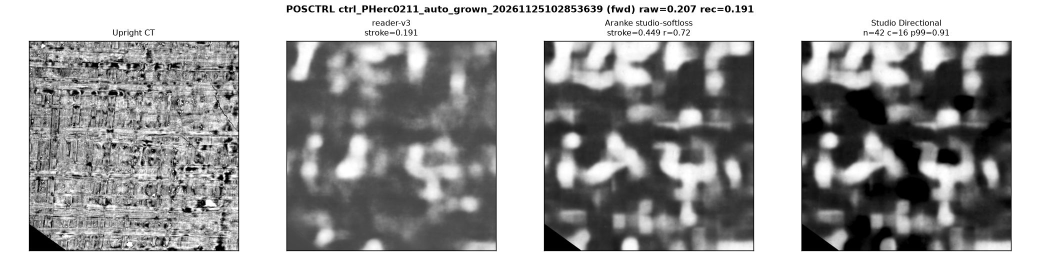
#> input picture assets/posctrl_PHerc0211.jpg, 2080 x 520 px (shown at 1/2 size)
$ python -i rerank_panels_strokes.py   (imports and definitions only)
#> lines starting #> are read from the running program, lines starting #| are printed output that depends on the picture; after the words box and inside, x2 and y2 are one past the last pixel; in counts of white or black regions, pixels touching at a corner belong together
"""Re-rank saved First-Letters panel PNGs by thin-stroke Greek-letter morphology (rejecting broad blobs)."""
from __future__ import annotations

import argparse
import json
import pathlib

import matplotlib
# [1 line not run here, left out]
import matplotlib.pyplot as plt
import numpy as np
from PIL import Image
from scipy.ndimage import gaussian_filter, label


def score_panel_png(p: pathlib.Path) -> tuple[float, dict]:
#> called with p = '../assets/posctrl_PHerc0211.jpg'
    im = np.asarray(Image.open(p).convert("L"), dtype=np.float32) / 255.0
    H, W = im.shape
#> H = 520; W = 2080
    y0, y1 = int(H * 0.14), int(H * 0.92)
#> y0 = 72; y1 = 478
    sub_dir = im[y0:y1, int(W * 0.815) : int(W * 0.985)]
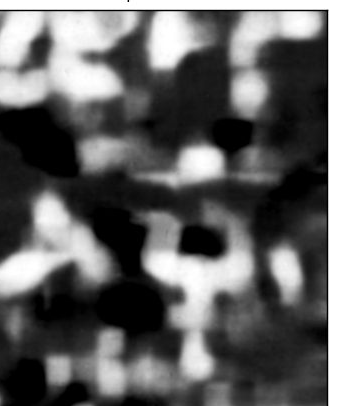
#> sub_dir: shape (406, 353) float32; min 0, max 1, mean 0.402
    valid = sub_dir > 0.03
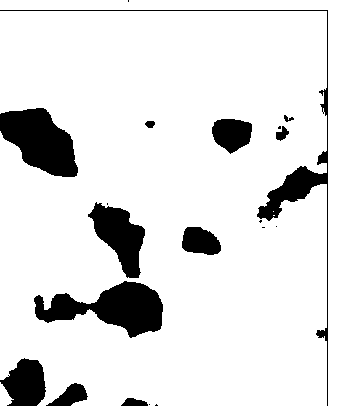
#> valid: shape (406, 353) bool; 88.6% white; 20 black regions (8 under 20 px), largest, box (x1, y1, x2, y2) and area: (34, 281, 163, 338) 3804, (0, 108, 78, 177) 3467, (0, 10, 328, 406) 2495
    if valid.mean() < 0.35:
        return 0.0, {}

    # Band-pass DoG matched to crisp Greek stroke width (~0.2-0.7mm -> 2-9px on ~460px panel crop)
    dog = np.clip(gaussian_filter(sub_dir, 1.8) - gaussian_filter(sub_dir, 9.0), 0.0, 1.0)
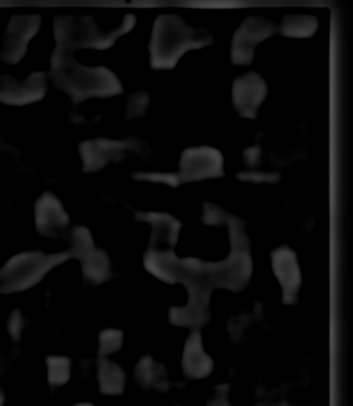
#> dog: shape (406, 353) float32; min 0, max 0.309, mean 0.0381
    # Threshold DoG directly (not raw brightness!) so broad blobs vanish and crisp strokes pop!
    bw = (dog > 0.055) & valid
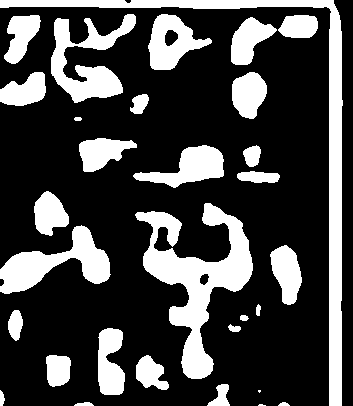
#> bw: shape (406, 353) bool; 27% white; 31 white regions (2 under 20 px), largest, box (x1, y1, x2, y2) and area: (0, 0, 343, 406) 7644, (135, 203, 253, 379) 7252, (51, 14, 136, 103) 3249
    lbl, ncomp = label(bw)
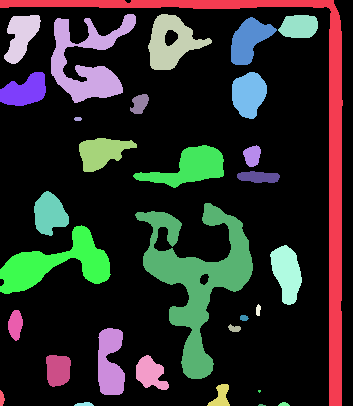
#> lbl: shape (406, 353) int32; 32 distinct labels, from 0 to 31; one colour per label, 0 black
#> ncomp = 31
    sizes = np.bincount(lbl.ravel())[1:] if ncomp > 0 else np.array([], dtype=np.int64)
#> sizes = 31 values, max 7644 at index 0, min 7 at index 27, mean 1248.5
    # Crisp letter-stroke components on ~460x460 crop: ~25..1400 px
    stroke_comps = int(((sizes >= 25) & (sizes <= 1400)).sum())
#> stroke_comps = 23
    # Raw giant-blob fraction (broad delamination glow penalty)
    raw_bw = (sub_dir > max(0.35, float(np.percentile(sub_dir[valid], 88)))) & valid
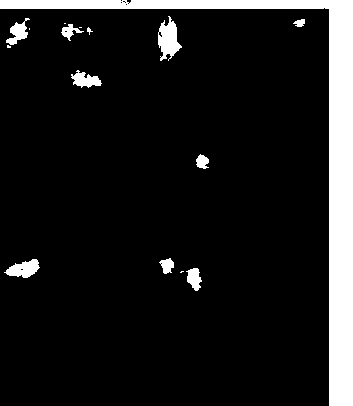
#> raw_bw: shape (406, 353) bool; 10.5% white; 16 white regions (5 under 20 px), largest, box (x1, y1, x2, y2) and area: (0, 0, 353, 406) 12688, (158, 16, 182, 61) 615, (4, 259, 40, 278) 408
    rlbl, rn = label(raw_bw)
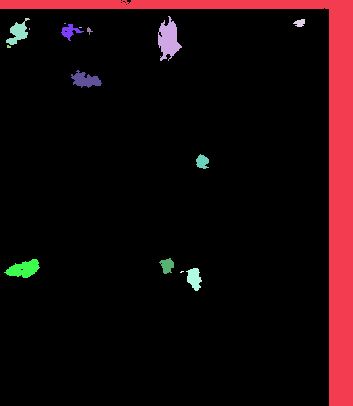
#> rlbl: shape (406, 353) int32; 20 distinct labels, from 0 to 19; one colour per label, 0 black
#> rn = 19
    rsizes = np.bincount(rlbl.ravel())[1:] if rn > 0 else np.array([], dtype=np.int64)
#> rsizes = 19 values, max 12688 at index 0, min 1 at index 11, mean 794.9
    giant_frac = float(rsizes[rsizes > 2200].sum()) / max(1, int(valid.sum()))
#> giant_frac = 0.0999

    # 4x4 grid spread of crisp DoG stroke energy
    gh, gw = dog.shape[0] // 4, dog.shape[1] // 4
#> gh = 101; gw = 88
    cell_hits = 0
    for r in range(4):
        for c in range(4):
            cell = dog[r * gh : (r + 1) * gh, c * gw : (c + 1) * gw]
            if float(np.percentile(cell, 98)) > 0.06:
                cell_hits += 1
#> after the loop, cell_hits = 16

    dog_p99 = float(np.percentile(dog[valid], 99))
#> dog_p99 = 0.247
    dog_p95 = float(np.percentile(dog[valid], 95))
#> dog_p95 = 0.176
    score = (
        dog_p99
        * (0.5 + 4.0 * dog_p95)
        * (min(stroke_comps, 40) / 10.0)
        * (0.25 + cell_hits / 16.0)
        / (1.0 + 8.0 * giant_frac)
    )
#> score = 0.475
    return float(score), {
        "n_strokes": stroke_comps,
        "cells": cell_hits,
        "dog99": round(dog_p99, 3),
        "dog95": round(dog_p95, 3),
        "giant": round(giant_frac, 3),
    }


# [51 lines left out: function main, not called in this run]


# [2 lines not run here, left out]

>>> result = score_panel_png('../assets/posctrl_PHerc0211.jpg')
